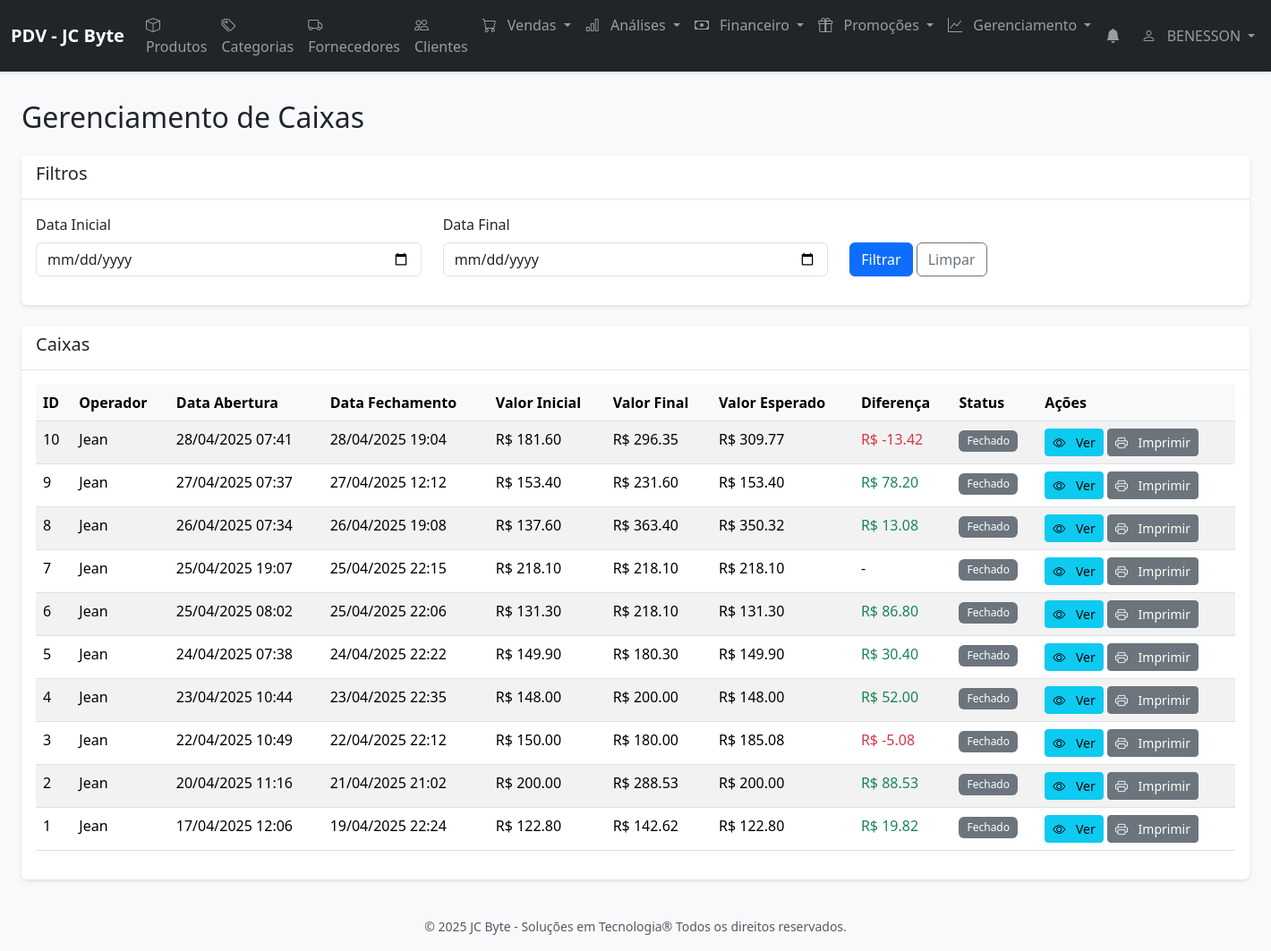
/caixa/listar (signed in), run on the app's committed database.
### models.py (models this page shows, shortened)
class User(UserMixin, db.Model):
    __tablename__ = 'users'
    id = db.Column(db.Integer, primary_key=True)
    name = db.Column(db.String(100), nullable=False)
    username = db.Column(db.String(80), unique=True, nullable=False)
    email = db.Column(db.String(120))
    password = db.Column(db.String(200), nullable=False)
    role = db.Column(db.String(20), nullable=False)  # admin, manager, seller
    status = db.Column(db.String(20), nullable=False)  # active, inactive
    created_at = db.Column(db.DateTime, default=datetime.utcnow)
    cash_registers = db.relationship('CashRegister', back_populates='user', lazy=True)

class CashRegister(db.Model):
    __tablename__ = 'cash_registers'
    id = db.Column(db.Integer, primary_key=True)
    user_id = db.Column(db.Integer, db.ForeignKey('users.id'), nullable=False)
    opening_date = db.Column(db.DateTime, default=datetime.utcnow)
    closing_date = db.Column(db.DateTime, nullable=True)
    opening_amount = db.Column(db.Numeric(10, 2), nullable=False, default=0)
    closing_amount = db.Column(db.Numeric(10, 2), nullable=True)
    expected_amount = db.Column(db.Numeric(10, 2), nullable=True)
    difference = db.Column(db.Numeric(10, 2), nullable=True)
    status = db.Column(db.String(20), default='open')  # open, closed
    notes = db.Column(db.Text, nullable=True)
    user = db.relationship('User', back_populates='cash_registers')
    sales = db.relationship('Sale', back_populates='cash_register', lazy=True)
    withdrawals = db.relationship('CashWithdrawal', back_populates='cash_register', lazy=True)

### routes/caixa.py (the view)
@caixa_bp.route('/listar')
@login_required
@non_cashier_required
def listar_caixas():
    try:
        data_inicio = request.args.get('data_inicio')
        data_fim = request.args.get('data_fim')
        query = CashRegister.query
        if data_inicio:
            data_inicio = datetime.strptime(data_inicio, '%Y-%m-%d')
            query = query.filter(CashRegister.opening_date >= data_inicio)
        if data_fim:
            data_fim = datetime.strptime(data_fim, '%Y-%m-%d')
            data_fim = data_fim + timedelta(days=1)  # Para incluir o último dia
            query = query.filter(CashRegister.opening_date < data_fim)
        caixas = query.order_by(CashRegister.opening_date.desc()).all()
        for caixa in caixas:
            if caixa.status == 'closed' and (caixa.expected_amount is None or caixa.expected_amount == 0):
                expected = caixa.calculate_expected_amount()
                caixa.expected_amount = expected
                if caixa.closing_amount:
                    caixa.difference = caixa.closing_amount - expected
                db.session.add(caixa)
        db.session.commit()
        return render_template('caixa/listar.html', caixas=caixas)
    except Exception as e:
        flash(f'Erro ao listar caixas: {str(e)}', 'danger')
        return redirect(url_for('index'))

### app.py (called while the page is built)
@login_manager.user_loader
def load_user(user_id):
    return db.session.get(User, int(user_id))

@app.before_request
def before_request():
    if not request.path.startswith('/static/'):  # Ignora arquivos estáticos
        check_notifications()

### notifications_manager.py (called while the page is built, shortened)
def create_notification(type, message, reference_id=None):
    existing = Notification.query.filter_by(
        type=type,
        reference_id=reference_id,
        read=False
    ).first()

### utils/permissions.py (called while the page is built)
def non_cashier_required(f):
    @wraps(f)
    def decorated_function(*args, **kwargs):
        if current_user.role == 'caixa':
            return redirect(url_for('vendas.create_professional'))
        return f(*args, **kwargs)
    return decorated_function

### templates/caixa/listar.html (shortened to what this page needs)
{% extends 'base.html' %}
{% block content %}
<div class="container-fluid mt-4">
    <h2 class="mb-4">Gerenciamento de Caixas</h2>
    <div class="card mb-4">
        <div class="card-header">
            <h5>Filtros</h5>
        </div>
        <div class="card-body">
            <form method="GET" action="{{ url_for('caixa.listar_caixas') }}" class="row">
                <div class="col-md-4">
                    <div class="mb-3">
                        <label for="data_inicio" class="form-label">Data Inicial</label>
                        <input type="date" class="form-control" id="data_inicio" name="data_inicio" value="{{ request.args.get('data_inicio', '') }}">
                    </div>
                </div>
                <div class="col-md-4">
                    <div class="mb-3">
                        <label for="data_fim" class="form-label">Data Final</label>
                        <input type="date" class="form-control" id="data_fim" name="data_fim" value="{{ request.args.get('data_fim', '') }}">
                    </div>
                </div>
                <div class="col-md-4 d-flex align-items-end">
                    <div class="mb-3">
                        <button type="submit" class="btn btn-primary">Filtrar</button>
                        <a href="{{ url_for('caixa.listar_caixas') }}" class="btn btn-outline-secondary">Limpar</a>
                    </div>
                </div>
            </form>
        </div>
    </div>
    <div class="card">
        <div class="card-header">
            <h5>Caixas</h5>
        </div>
        <div class="card-body">
            <div class="table-responsive">
                <table class="table table-striped table-hover">
                    <thead>
                        <tr>
                            <th>ID</th>
                            <th>Operador</th>
                            <th>Data Abertura</th>
                            <th>Data Fechamento</th>
                            <th>Valor Inicial</th>
                            <th>Valor Final</th>
                            <th>Valor Esperado</th>
                            <th>Diferença</th>
                            <th>Status</th>
                            <th>Ações</th>
                        </tr>
                    </thead>
                    <tbody>
                        {% for caixa in caixas %}
                        <tr>
                            <td>{{ caixa.id }}</td>
                            <td>{{ caixa.user.name if caixa.user else 'Desconhecido' }}</td>
                            <td>{{ caixa.opening_date.strftime('%d/%m/%Y %H:%M') }}</td>
                            <td>{{ caixa.closing_date.strftime('%d/%m/%Y %H:%M') if caixa.closing_date else 'Em aberto' }}</td>
                            <td>R$ {{ "%.2f"|format(caixa.opening_amount) }}</td>
                            <td>R$ {{ "%.2f"|format(caixa.closing_amount) if caixa.closing_amount else '-' }}</td>
                            <td>R$ {{ "%.2f"|format(caixa.expected_amount) if caixa.expected_amount else '-' }}</td>
                            <td>
                                {% if caixa.difference %}
                                    {% if caixa.difference > 0 %}
                                        <span class="text-success">R$ {{ "%.2f"|format(caixa.difference) }}</span>
                                    {% elif caixa.difference < 0 %}
                                        <span class="text-danger">R$ {{ "%.2f"|format(caixa.difference) }}</span>
                                    {% else %}
                                        R$ {{ "%.2f"|format(caixa.difference) }}
                                    {% endif %}
                                {% else %}
                                    -
                                {% endif %}
                            </td>
                            <td>
                                {% if caixa.status == 'open' %}
                                    <span class="badge bg-success">Aberto</span>
                                {% else %}
                                    <span class="badge bg-secondary">Fechado</span>
                                {% endif %}
                            </td>
                            <td>
                                <a href="{{ url_for('caixa.relatorio_caixa', caixa_id=caixa.id) }}" class="btn btn-sm btn-info">
                                    <i class="bi bi-eye"></i> Ver
                                </a>
                                <button class="btn btn-sm btn-secondary btn-imprimir" data-id="{{ caixa.id }}">
                                    <i class="bi bi-printer"></i> Imprimir
                                </button>
                            </td>
                        </tr>
                        {% else %}
                        <tr>
                            <td colspan="10" class="text-center">Nenhum registro de caixa encontrado.</td>
                        </tr>
                        {% endfor %}
                    </tbody>
                </table>
            </div>
        </div>
    </div>
</div>
{% endblock %}

### templates/base.html (shortened to what this page needs)
<!DOCTYPE html>
<html lang="pt-BR">
<head>
    <link href="https://cdn.jsdelivr.net/npm/bootstrap@5.3.2/dist/css/bootstrap.min.css" rel="stylesheet">
    <link href="https://cdn.jsdelivr.net/npm/bootstrap-icons@1.11.3/font/bootstrap-icons.min.css" rel="stylesheet">
    <link rel="stylesheet" href="https://cdnjs.cloudflare.com/ajax/libs/toastr.js/latest/toastr.min.css">
    <link href="{{ url_for('static', filename='css/style.css') }}" rel="stylesheet">
    <link rel="stylesheet" href="{{ url_for('static', filename='css/notifications.css') }}">
    <link rel="stylesheet" href="https://cdnjs.cloudflare.com/ajax/libs/font-awesome/6.2.1/css/all.min.css">
</head>
<body>
    <nav class="navbar navbar-expand-lg navbar-dark bg-dark">
        <div class="container-fluid">
            <a class="navbar-brand" href="{{ url_for('index') }}">PDV - JC Byte</a>
            <div class="collapse navbar-collapse" id="navbarNav">
                <ul class="navbar-nav me-auto">
                    {% if current_user.role != 'caixa' %}
                    <li class="nav-item">
                        <a class="nav-link" href="{{ url_for('products') }}">
                            <i class="bi bi-box"></i> Produtos
                        </a>
                    </li>
                    <li class="nav-item">
                        <a class="nav-link" href="{{ url_for('categories') }}">
                            <i class="bi bi-tags"></i> Categorias
                        </a>
                    </li>
                    <li class="nav-item">
                        <a class="nav-link" href="{{ url_for('suppliers') }}">
                            <i class="bi bi-truck"></i> Fornecedores
                        </a>
                    </li>
                    <li class="nav-item">
                        <a class="nav-link" href="{{ url_for('customers') }}">
                            <i class="bi bi-people"></i> Clientes
                        </a>
                    </li>
                    {% endif %}
                    <li class="nav-item dropdown">
                        <a class="nav-link dropdown-toggle" href="#" id="salesDropdown" role="button" data-bs-toggle="dropdown">
                            <i class="bi bi-cart"></i>
                            <span>Vendas</span>
                        </a>
                    </li>
                    {% if current_user.role != 'caixa' %}
                    <li class="nav-item dropdown">
                        <a class="nav-link dropdown-toggle" href="#" id="analisesDropdown" role="button" data-bs-toggle="dropdown">
                            <i class="bi bi-bar-chart"></i>
                            <span>Análises</span>
                        </a>
                    </li>
                    <li class="nav-item dropdown">
                        <a class="nav-link dropdown-toggle" href="#" id="financeDropdown" role="button" data-bs-toggle="dropdown">
                            <i class="bi bi-cash"></i>
                            <span>Financeiro</span>
                        </a>
                    </li>
                    <li class="nav-item dropdown">
    <a class="nav-link dropdown-toggle" href="#" id="promotionsDropdown" role="button" data-bs-toggle="dropdown">
        <i class="bi bi-gift"></i>
        <span>Promoções</span>
    </a>
</li>
<li class="nav-item dropdown">
    <a class="nav-link dropdown-toggle" href="#" id="managementDropdown" role="button" data-bs-toggle="dropdown">
        <i class="bi bi-graph-up"></i>
        <span>Gerenciamento</span>
    </a>
</li>
                    {% endif %}
                </ul>
                <ul class="navbar-nav">
                    <li class="nav-item dropdown">
                        <a class="nav-link position-relative" href="#" role="button" data-bs-toggle="dropdown" aria-expanded="false">
                            <i class="bi bi-bell-fill"></i>
                        </a>
                    </li>
                    <li class="nav-item dropdown">
                        <a class="nav-link dropdown-toggle" href="#" data-bs-toggle="dropdown">
                            <i class="bi bi-person"></i> {{ current_user.username }}
                        </a>
                    </li>
                </ul>
            </div>
        </div>
    </nav>
    <main class="container-fluid">
        {% block content %}{% endblock %}
    </main>
    <div class="footer mt-4 py-3">
        <div class="container text-center">
            <small class="text-muted">
                &copy; 2025 JC Byte - Soluções em Tecnologia®  Todos os direitos reservados.
            </small>
        </div>
    </div>
</body>
</html>

### static/css/style.css (style rules this page uses)
body { background-color: #f8f9fa; }
.navbar { margin-bottom: 2rem; box-shadow: 0 2px 4px rgba(0,0,0,.1); }
.navbar-brand { font-weight: bold; }
.card { box-shadow: 0 2px 4px rgba(0,0,0,.1); border: none; margin-bottom: 1rem; }
.card-header { background-color: #fff; border-bottom: 1px solid rgba(0,0,0,.1); }
.table th { border-top: none; background-color: #f8f9fa; }
.btn { font-weight: 500; }
.btn-primary { background-color: #0d6efd; border-color: #0d6efd; }
.form-label { font-weight: 500; }
.badge { font-weight: 500; padding: 0.5em 0.75em; }
.bi { margin-right: 0.5rem; }

### data on the page
User: username "BENESSON"
CashRegister: id "10", user "Jean", opening_date "28/04/2025 07:41", closing_date "28/04/2025 19:04", opening_amount "181.60", closing_amount "296.35", expected_amount "309.77", difference "-13.42", status "Fechado"
CashRegister: id "9", user "Jean", opening_date "27/04/2025 07:37", closing_date "27/04/2025 12:12", opening_amount "153.40", closing_amount "231.60", expected_amount "153.40", difference "78.20", status "Fechado"
CashRegister: id "8", user "Jean", opening_date "26/04/2025 07:34", closing_date "26/04/2025 19:08", opening_amount "137.60", closing_amount "363.40", expected_amount "350.32", difference "13.08", status "Fechado"
CashRegister: id "7", user "Jean", opening_date "25/04/2025 19:07", closing_date "25/04/2025 22:15", opening_amount "218.10", closing_amount "218.10", expected_amount "218.10", status "Fechado"
CashRegister: id "6", user "Jean", opening_date "25/04/2025 08:02", closing_date "25/04/2025 22:06", opening_amount "131.30", closing_amount "218.10", expected_amount "131.30", difference "86.80", status "Fechado"
CashRegister: id "5", user "Jean", opening_date "24/04/2025 07:38", closing_date "24/04/2025 22:22", opening_amount "149.90", closing_amount "180.30", expected_amount "149.90", difference "30.40", status "Fechado"
CashRegister: id "4", user "Jean", opening_date "23/04/2025 10:44", closing_date "23/04/2025 22:35", opening_amount "148.00", closing_amount "200.00", expected_amount "148.00", difference "52.00", status "Fechado"
CashRegister: id "3", user "Jean", opening_date "22/04/2025 10:49", closing_date "22/04/2025 22:12", opening_amount "150.00", closing_amount "180.00", expected_amount "185.08", difference "-5.08", status "Fechado"
CashRegister: id "2", user "Jean", opening_date "20/04/2025 11:16", closing_date "21/04/2025 21:02", opening_amount "200.00", closing_amount "288.53", expected_amount "200.00", difference "88.53", status "Fechado"
CashRegister: id "1", user "Jean", opening_date "17/04/2025 12:06", closing_date "19/04/2025 22:24", opening_amount "122.80", closing_amount "142.62", expected_amount "122.80", difference "19.82", status "Fechado"
